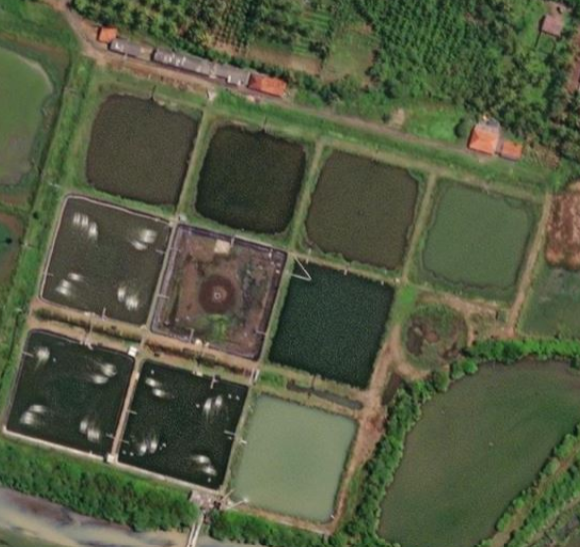
#> input picture data/1.png, 580 x 547 px
$ jupyter execute 'Pond Counter.ipynb'
#> lines starting #> are read from the running program, lines starting #| are printed output that depends on the picture; after the words box and inside, x2 and y2 are one past the last pixel; in counts of white or black regions, pixels touching at a corner belong together
[cell 1]
import cv2
import matplotlib.pyplot as plt
import numpy as np

[cell 2]
def angle_cos(p0, p1, p2):
    d1, d2 = (p0-p1).astype('float'), (p2-p1).astype('float')
    return abs(np.dot(d1, d2) / np.sqrt( np.dot(d1, d1)*np.dot(d2, d2)))

def IOU(box1, box2):
    x1, y1, w1, h1 = box1
    x2, y2, w2, h2 = box2

    # Calculate the coordinates of the two rectangles
    x1_min, x1_max = x1 - w1/2, x1 + w1/2
    y1_min, y1_max = y1 - h1/2, y1 + h1/2
    x2_min, x2_max = x2 - w2/2, x2 + w2/2
    y2_min, y2_max = y2 - h2/2, y2 + h2/2

    # Calculate the intersection area
    x_overlap = max(0, min(x1_max, x2_max) - max(x1_min, x2_min))
    y_overlap = max(0, min(y1_max, y2_max) - max(y1_min, y2_min))
    intersection = x_overlap * y_overlap

    # Calculate the union area
    union = w1 * h1 + w2 * h2 - intersection

    # Calculate the IoU
    iou = intersection / union

    return iou

def find_squares(img):
    rgb = cv2.cvtColor(image, cv2.COLOR_BGR2RGB)
    img = cv2.GaussianBlur(img, (5, 5), 0)
    squares = []
    coors = []
    for gray in cv2.split(img):
        for thrs in range(0, 255, 50):
            if thrs == 0:
                bin = cv2.Canny(gray, 0, 50, apertureSize=5)
                bin = cv2.dilate(bin, (3,3), iterations=1)
            else:
                retval, bin = cv2.threshold(gray, thrs, 255, cv2.THRESH_BINARY)
            contours, hierarchy = cv2.findContours(bin, cv2.RETR_LIST, cv2.CHAIN_APPROX_SIMPLE)
            for cnt in contours:
                cnt_len = cv2.arcLength(cnt, True)
                cnt = cv2.approxPolyDP(cnt, 0.02*cnt_len, True)
                if len(cnt) == 4 and cv2.contourArea(cnt) > 1000 and cv2.contourArea(cnt) < 15000 and cv2.isContourConvex(cnt):
                    cnt = cnt.reshape(-1, 2)
                    max_cos = np.max([angle_cos( cnt[i], cnt[(i+1) % 4], cnt[(i+2) % 4] ) for i in range(4)])
                    if max_cos < 0.1:
                        squares.append(cnt)
                        coors.append(cv2.boundingRect(cnt))

    return squares, coors

[cell 3]
image = cv2.imread('data/1.png')
#> image is the input picture: shape (547, 580, 3); mean B, G, R 65.9, 90.3, 83.7
rgb = cv2.cvtColor(image, cv2.COLOR_BGR2RGB)
cnt, coor = find_squares(image)
#> the loop in find_squares, `for gray in cv2.split(img):` made 3 passes
#> after the loop in find_squares, `for gray in cv2.split(img):`: bin: shape (547, 580); every value is 0
#> after the loop in find_squares, `for gray in cv2.split(img):`: cnt = contour of 11 points, box (x1, y1, x2, y2) (103, 32, 112, 37), area 24; coors = [(248, 405, 96, 106), (43, 199, 127, 126), (117, 358, 133, 133), (262, 259, 136, 132), (42, 197, 127, 128), (409, 177, 134, 132), (294, 147, 134, 131), (187, 119, 130, 126), (43, 199, 127, 126), (118, 359, 132, 132), (42, 198, 131, 127), (409, 176, 134, 132)]; max_cos = 0.0532; squares = 12 items
#> cnt = 12 items; coor has the same summary as coors in find_squares

[cell 4]
# Apply NMS
bbox_list_thresholded = coor.copy()
#> bbox_list_thresholded has the same summary as coors in find_squares
bbox_list_new = []

while len(bbox_list_thresholded) > 0:
    current_box = bbox_list_thresholded.pop(0)
    bbox_list_new.append(current_box)
    for box in bbox_list_thresholded:
        iou = IOU(current_box, box)
        if iou > 0.9:
            bbox_list_thresholded.remove(box)
#> this loop made 7 passes

bbox_list_new
#> Out = [(248, 405, 96, 106), (43, 199, 127, 126), (117, 358, 133, 133), (262, 259, 136, 132), (409, 177, 134, 132), (294, 147, 134, 131), (187, 119, 130, 126)]

[cell 5]
index = []
for i in range(len(coor)):
    for j in range(len(bbox_list_new)):
        if coor[i] == bbox_list_new[j]:
            index.append(i)
#> this loop made 12 passes

index = index[:len(bbox_list_new)]
c = [cnt[i] for i in index]

[cell 6]
# Count areas
areas = []
for a in c:
    area_in_pxl = cv2.contourArea(a)
    # say 1cm = 47 pxl
    area_in_cm = area_in_pxl/47

    # 1cm = 50m (base on google map)
    real_area = area_in_cm*50
    areas.append(round(real_area,2))
#> this loop made 7 passes
#> a on passes 1 to 7: [[262, 405], [248, 492], [322, 510], [343, 425]], [[69, 199], [169, 222], [144, 324], [43, 297]], [[145, 358], [249, 386], [218, 490], [117, 460]], [[294, 259], [397, 286], [367, 390], [262, 361]], [[437, 177], [542, 203], [510, 308], [409, 279]], [[333, 147], [427, 178], [392, 277], [294, 248]], [[210, 119], [316, 143], [287, 244], [187, 217]]

[cell 7]
# Draw result
for i in range(len(bbox_list_new)):
    x,y,w,h = bbox_list_new[i]
    area = areas[i]
    cv2.putText(rgb, str(area)+'m2', (x,y+h//2), cv2.FONT_HERSHEY_SIMPLEX, 0.4, (255, 255, 255), 1, cv2.LINE_AA)
#> this loop made 7 passes

cv2.drawContours(rgb, c, -1, (0, 255, 0), 3)
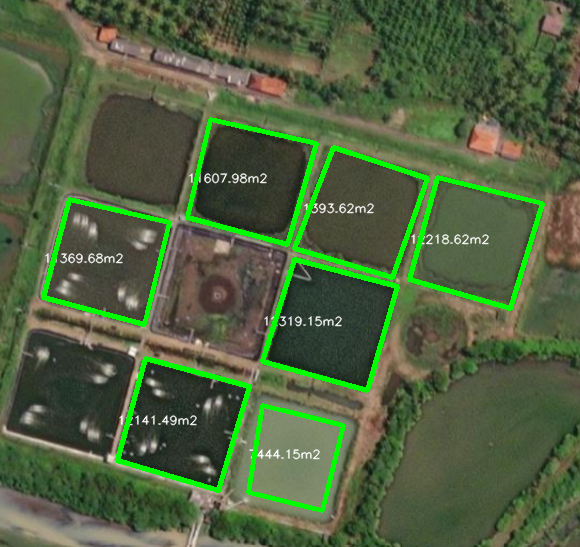
#> rgb: shape (547, 580, 3); mean R, G, B 80.5, 98.5, 63.6
plt.figure(figsize =(20,10))
plt.imshow(rgb)
print('Jumlah kolam: ' + str(len(c)))
#| Jumlah kolam: 7


$ run again, with data/2.png copied over data/1.png
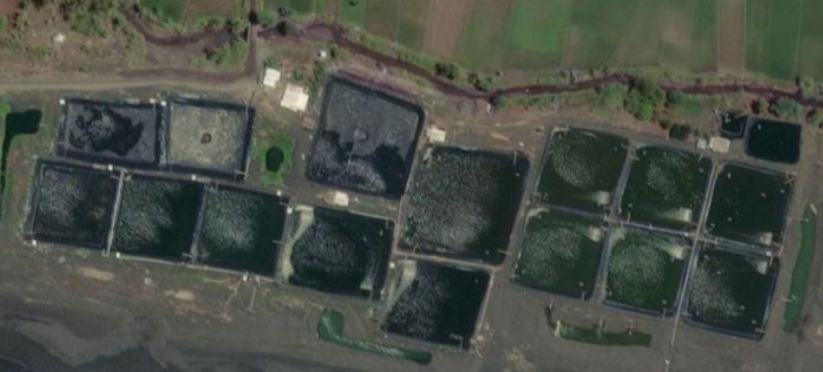
#> input picture data/2.png, 823 x 372 px
#> image is the input picture: shape (372, 823, 3); mean B, G, R 70.1, 78.3, 73.2
#> the loop in find_squares, `for gray in cv2.split(img):` made 3 passes
#> after the loop in find_squares, `for gray in cv2.split(img):`: cnt = [[269, 70], [265, 83], [273, 85], [274, 81], [278, 76], [278, 73]]; coors = [(621, 148, 91, 84)]; max_cos = 0.0875; squares = [[[640, 148], [711, 161], [693, 231], [621, 217]]]
#> `cnt, coor = find_squares(image)`: coor = [(621, 148, 91, 84)]
#> the loop `while len(bbox_list_thresholded) > 0:` made 1 pass
#> after the loop `while len(bbox_list_thresholded) > 0:`: bbox_list_thresholded = []
#> Out = [(621, 148, 91, 84)]
#> the loop `for i in range(len(coor)):` made 1 pass
#> after the loop `for i in range(len(coor)):`: index = [0]
#> c = [[[640, 148], [711, 161], [693, 231], [621, 217]]]
#> the loop `for a in c:` made 1 pass
#> (a, area_in_pxl, area_in_cm, real_area) on pass 1: ([[640, 148], [711, 161], [693, 231], [621, 217]], 5219, 111, 5552.1)
#> after the loop `for a in c:`: areas = [5552.1]
#> the loop `for i in range(len(bbox_list_new)):` made 1 pass
#> (x, y, w, h, area) on pass 1: (621, 148, 91, 84, 5552.1)
#> `cv2.drawContours(rgb, c, -1, (0, 255, 0), 3)`:
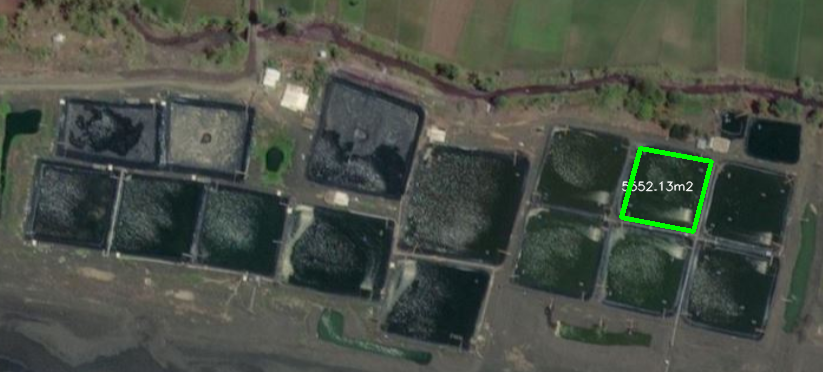
#> rgb: shape (372, 823, 3); mean R, G, B 73.2, 79.3, 70
#| Jumlah kolam: 1

$ run again, with data/3.png copied over data/1.png
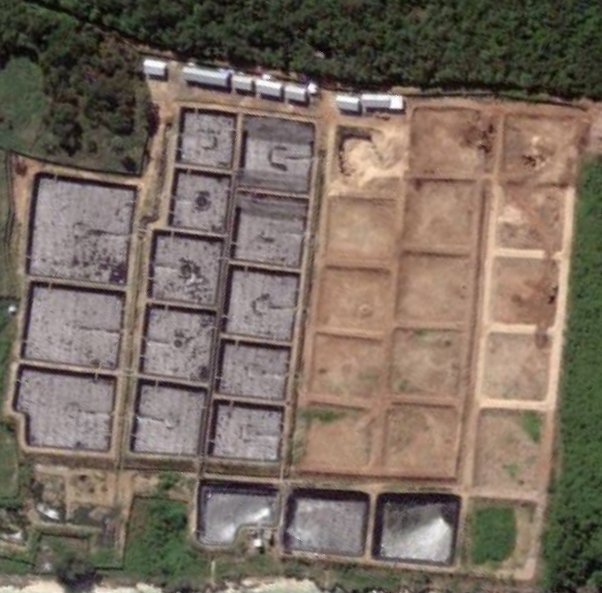
#> input picture data/3.png, 602 x 593 px
#> image is the input picture: shape (593, 602, 3); mean B, G, R 95.3, 107.1, 120.4
#> the loop in find_squares, `for gray in cv2.split(img):` made 3 passes
#> after the loop in find_squares, `for gray in cv2.split(img):`:
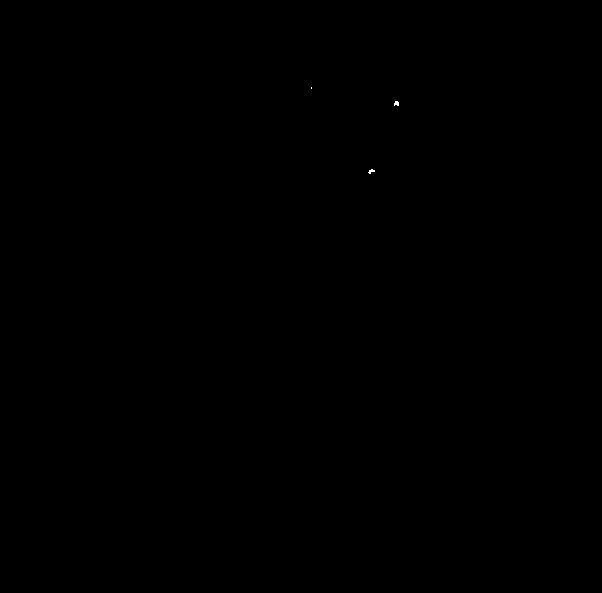
#> bin: shape (593, 602); 0.01% white in thin lines or dots, all inside (x1, y1, x2, y2) = (311, 87, 399, 174)
#> after the loop in find_squares, `for gray in cv2.split(img):`: cnt = [[311, 87], [311, 88]]; coors = [(374, 496, 85, 70), (20, 281, 106, 90), (25, 172, 116, 118), (175, 107, 62, 64), (374, 496, 85, 69), (22, 282, 103, 88), (175, 107, 62, 64)]; max_cos = 0.648; squares = 7 items
#> `cnt, coor = find_squares(image)`: coor has the same summary as coors in find_squares
#> `bbox_list_thresholded = coor.copy()`: bbox_list_thresholded has the same summary as coors in find_squares
#> the loop `while len(bbox_list_thresholded) > 0:` made 4 passes
#> after the loop `while len(bbox_list_thresholded) > 0:`: bbox_list_new = [(374, 496, 85, 70), (20, 281, 106, 90), (25, 172, 116, 118), (175, 107, 62, 64)]; bbox_list_thresholded = []
#> Out has the same summary as bbox_list_new
#> the loop `for i in range(len(coor)):` made 7 passes
#> after the loop `for i in range(len(coor)):`: index = [0, 1, 2, 3, 6]
#> `index = index[:len(bbox_list_new)]`: index = [0, 1, 2, 3]
#> c = [[[376, 498], [458, 496], [453, 565], [374, 559]], [[30, 281], [20, 358], [117, 370], [125, 292]], [[36, 172], [25, 274], [124, 289], [140, 189]], [[181, 107], [175, 163], [231, 170], [236, 113]]]
#> the loop `for a in c:` made 4 passes
#> (a, area_in_pxl, area_in_cm, real_area) on passes 1 to 4: ([[376, 498], [458, 496], [453, 565], [374, 559]], 5239.5, 111.5, 5573.9), ([[30, 281], [20, 358], [117, 370], [125, 292]], 7543.5, 160.5, 8025), ([[36, 172], [25, 274], [124, 289], [140, 189]], 10467.5, 222.7, 11135.6), ([[181, 107], [175, 163], [231, 170], [236, 113]], 3171.5, 67.48, 3373.9)
#> after the loop `for a in c:`: areas = [5573.9, 8025, 11135.6, 3373.9]
#> the loop `for i in range(len(bbox_list_new)):` made 4 passes
#> (x, y, w, h, area) on passes 1 to 4: (374, 496, 85, 70, 5573.9), (20, 281, 106, 90, 8025), (25, 172, 116, 118, 11135.6), (175, 107, 62, 64, 3373.9)
#> `cv2.drawContours(rgb, c, -1, (0, 255, 0), 3)`:
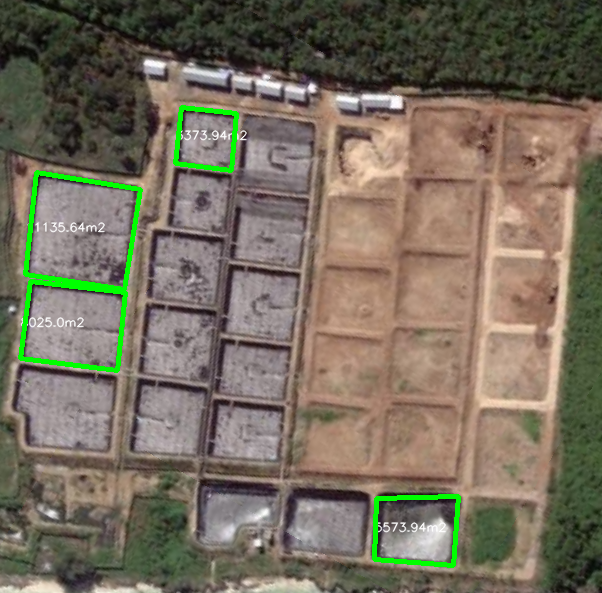
#> rgb: shape (593, 602, 3); mean R, G, B 119, 110.4, 94.2
#| Jumlah kolam: 4

$ run again, with data/4.png copied over data/1.png
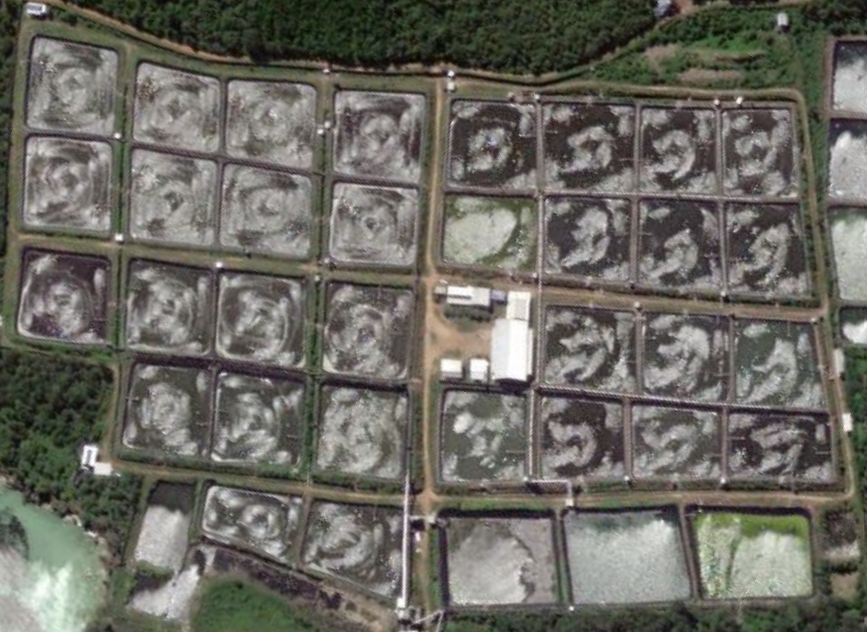
#> input picture data/4.png, 867 x 632 px
#> image is the input picture: shape (632, 867, 3); mean B, G, R 97.4, 105, 106.7
#> the loop in find_squares, `for gray in cv2.split(img):` made 3 passes
#> after the loop in find_squares, `for gray in cv2.split(img):`:
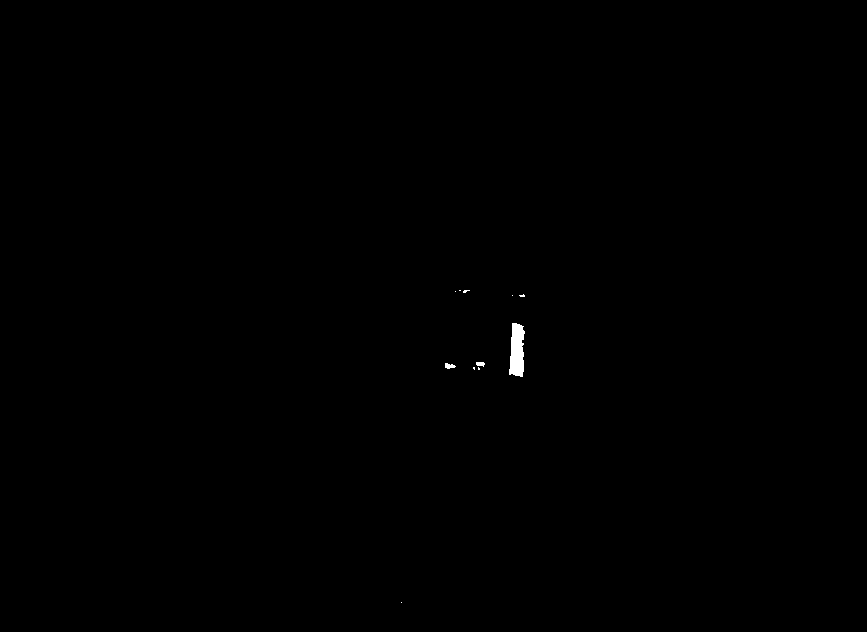
#> bin: shape (632, 867); 0.14% white; 11 white regions (8 under 20 px), largest, box (x1, y1, x2, y2) and area: (509, 323, 525, 377) 663, (445, 363, 456, 369) 44, (476, 362, 485, 367) 34
#> after the loop in find_squares, `for gray in cv2.split(img):`: cnt = [[459, 290], [460, 290]]; coors = [(334, 187, 82, 74)]; max_cos = 0.795; squares = [[[334, 187], [414, 190], [415, 260], [334, 258]]]
#> `cnt, coor = find_squares(image)`: coor = [(334, 187, 82, 74)]
#> the loop `while len(bbox_list_thresholded) > 0:` made 1 pass
#> after the loop `while len(bbox_list_thresholded) > 0:`: bbox_list_thresholded = []
#> Out = [(334, 187, 82, 74)]
#> the loop `for i in range(len(coor)):` made 1 pass
#> after the loop `for i in range(len(coor)):`: index = [0]
#> c = [[[334, 187], [414, 190], [415, 260], [334, 258]]]
#> the loop `for a in c:` made 1 pass
#> (a, area_in_pxl, area_in_cm, real_area) on pass 1: ([[334, 187], [414, 190], [415, 260], [334, 258]], 5674, 120.7, 6036.2)
#> after the loop `for a in c:`: areas = [6036.2]
#> the loop `for i in range(len(bbox_list_new)):` made 1 pass
#> (x, y, w, h, area) on pass 1: (334, 187, 82, 74, 6036.2)
#> `cv2.drawContours(rgb, c, -1, (0, 255, 0), 3)`:
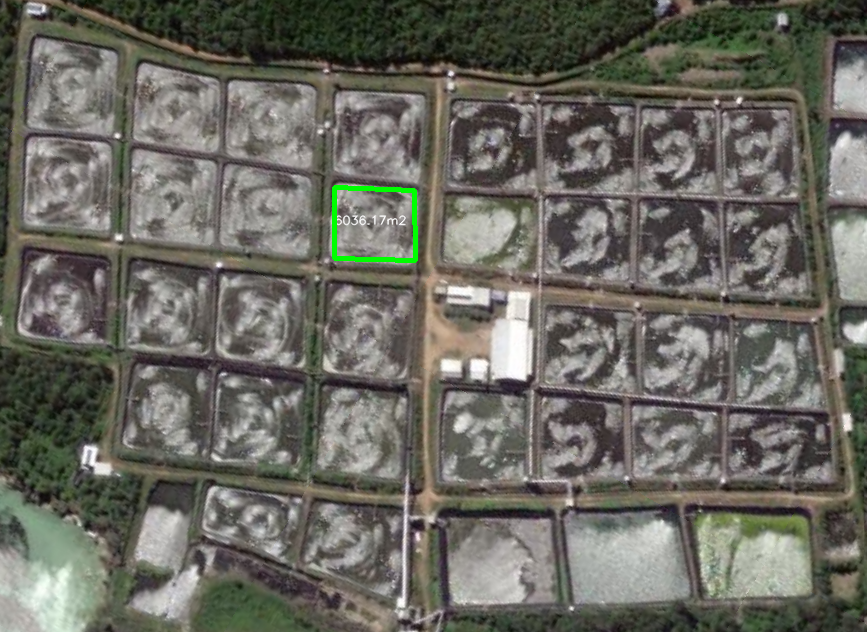
#> rgb: shape (632, 867, 3); mean R, G, B 106.4, 105.4, 97
#| Jumlah kolam: 1
